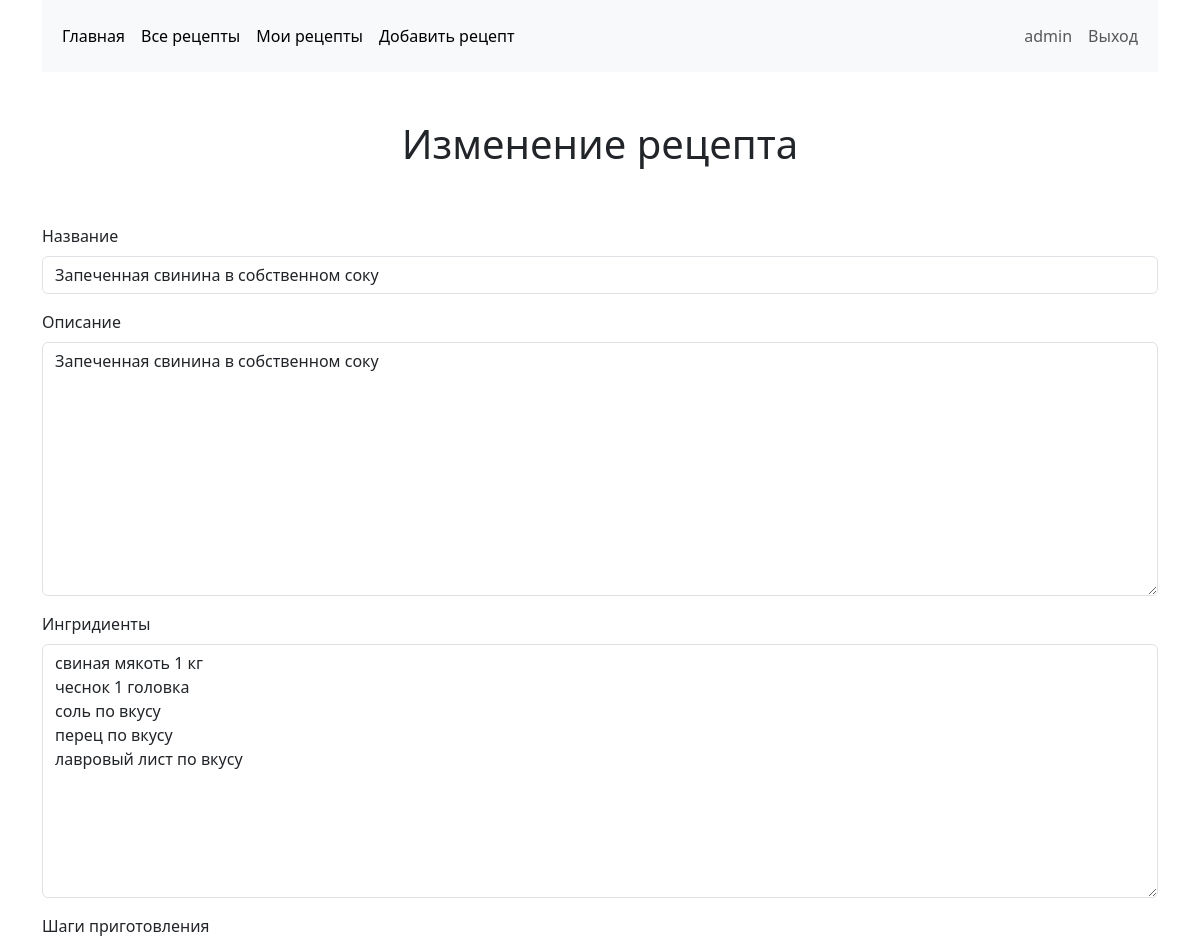
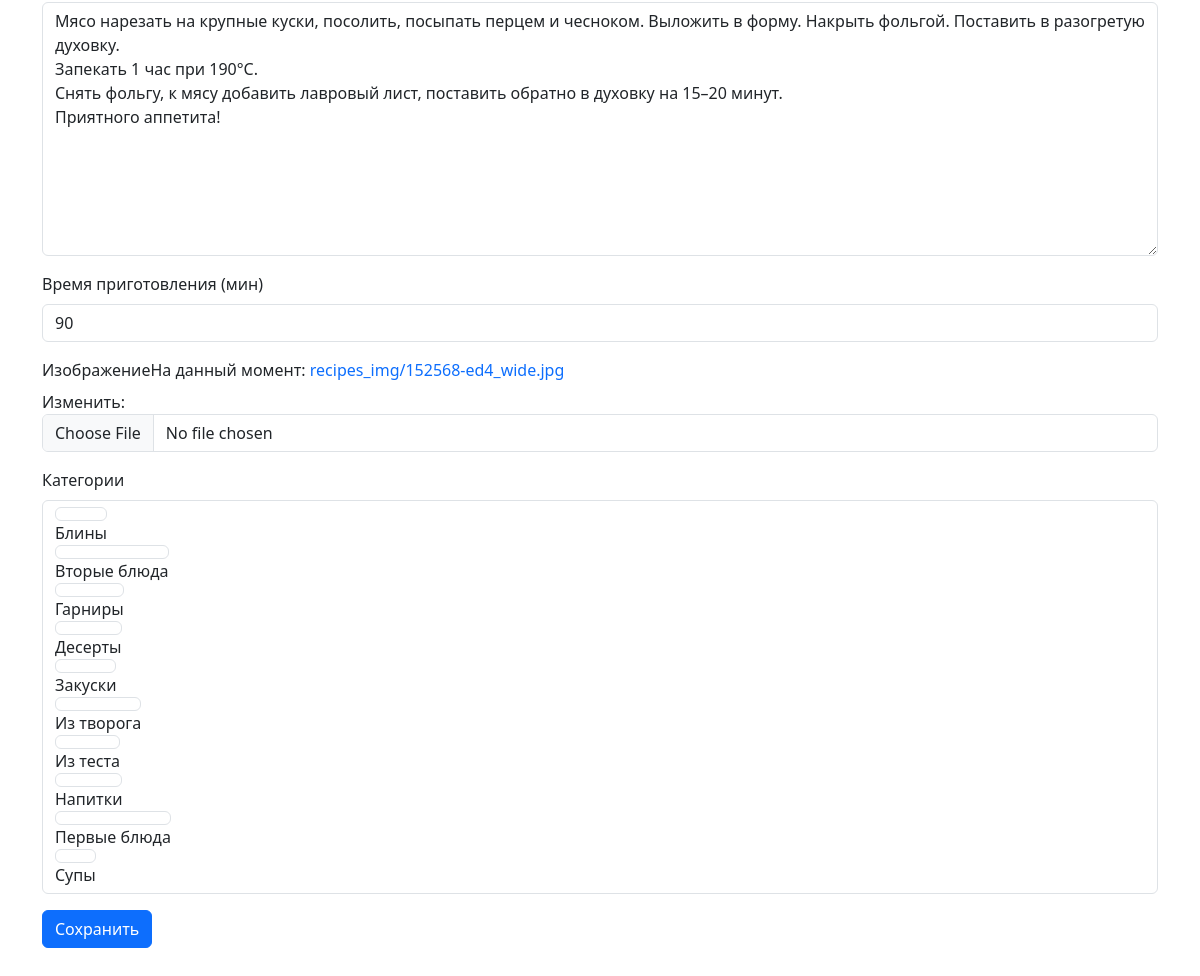
The app's page /recipe/update/6/ (signed in) with its own data (2 pictures, top to bottom).
### user/models.py (models this page shows)
class User(AbstractUser):
    pass

### recipes/models.py (models this page shows, shortened)
class Recipe(models.Model):
    name = models.CharField(verbose_name="Название", max_length=100)
    description = models.TextField(verbose_name="Описание")
    ingredients = models.TextField(verbose_name="Ингридиенты")
    steps = models.TextField(verbose_name="Шаги приготовления")
    time = models.PositiveIntegerField(verbose_name="Время приготовления (мин)")
    image = models.ImageField(verbose_name="Изображение", upload_to='recipes_img/')
    author = models.ForeignKey(AUTH_USER_MODEL, related_name="recipes", on_delete=models.CASCADE, editable=False)
    categories = models.ManyToManyField("Category", verbose_name="Категории", related_name="recipes")
    class Meta:
        ordering = ["name"]
        verbose_name = "Рецепт"
        verbose_name_plural = "Рецепты"

class Category(models.Model):
    name = models.CharField(verbose_name="Название категории", max_length=100)
    class Meta:
        ordering = ["name"]
        verbose_name = "Категория"
        verbose_name_plural = "Категории"
    def __str__(self):
        return self.name

### recipes/views.py (the view)
# urls.py: path('update/<int:recipe_id>/', RecipeUpdateView.as_view(), name='recipe_update'),
class RecipeUpdateView(LoginRequiredMixin, RecipeAuthorCheckMixin, UpdateView):
    form_class = RecipeForm
    model = Recipe
    template_name = 'recipes/recipe_edit.html'
    pk_url_kwarg = 'recipe_id'
    def get_context_data(self, **kwargs):
        context = super().get_context_data(**kwargs)
        context['title'] = 'Изменение рецепта'
        return context

### recipes/forms.py
class RecipeForm(ModelForm):
    class Meta:
        model = Recipe
        fields = "__all__"
        widgets = {'categories': CheckboxSelectMultiple(), }

### recipes/mixins.py (called while the page is built)
    def get_object(self, queryset=None):
        obj = super().get_object(queryset)
        if self.request.user.pk != obj.author_id:
            raise PermissionDenied(f"Вы не автор этого рецепта")
        return obj

### recipes/templates/recipes/recipe_edit.html (shortened to what this page needs)
{% extends "base.html" %}
{% load django_bootstrap5 %}
{% block content %}
<form method="post" class="form" enctype="multipart/form-data">
    {% bootstrap_form form layout='horizontal' enctype='multipart/form-data' %}
    {% bootstrap_button button_type="submit" content="Сохранить" %}
</form>
{% endblock %}

### templates/base.html (shortened to what this page needs)
<!DOCTYPE html>
<html lang="ru">
<head>
    {% load static %}
    <link rel="stylesheet" href="{% static 'css/style.css' %}"/>
    {% load django_bootstrap5 %}
    {% bootstrap_css %}
</head>
<body>
<div class="container">
    <nav class="navbar navbar-expand-lg bg-light">
        <div class="container-fluid">
            <div class="collapse navbar-collapse" id="navbarSupportedContent">
                <ul class="navbar-nav me-auto mb-2 mb-lg-0">
                    <li class="nav-item">
                        <a class="nav-link active" aria-current="page" href="{% url 'home' %}">Главная</a>
                    </li>
                    <li class="nav-item">
                        <a class="nav-link active" aria-current="page" href="{% url 'recipe_list_all' %}">Все
                            рецепты</a>
                    </li>
                    {% if user.is_authenticated %}
                    <li class="nav-item">
                        <a class="nav-link active" aria-current="page" href="{% url 'recipe_list_my' %}">Мои рецепты</a>
                    </li>
                    <li class="nav-item">
                        <a class="nav-link active" aria-current="page" href="{% url 'recipe_create' %}">Добавить
                            рецепт</a>
                    </li>
                    {% endif %}
                </ul>
            </div>
            <div class="navbar" id="navbarRight">
                <ul class="navbar-nav navbar-right">
                    {% if user.is_authenticated %}
                    <li class="nav-item">
                        <div class="nav-link">{{ user.username }}</div>
                    </li>
                    <li class="nav-item">
                        <a class="nav-link" href="{% url 'logout' %}">Выход</a>
                    </li>
                    {% endif %}
                </ul>
            </div>
        </div>
    </nav>
</div>
<div class="container pt-5 pb-5">
    <h1 class="text-center pb-5">{{ title }}</h1>
    {% block content %} Страница в разработке {% endblock %}
</div>
</body>
</html>

### static/css/style.css (style rules this page uses)
a { text-decoration: none !important ; }

### records on screen
User: username "admin"
Recipe: name "Запеченная свинина в собственном соку", description "Запеченная свинина в собственном соку", ingredients "свиная мякоть 1 кг чеснок 1 головка соль по вкусу перец по вкусу лавровый лист по вкусу", steps "Мясо нарезать на крупные куски, посолить, посыпать перцем и чесноком. Выложить в форму. Накрыть фольгой. Поставить в разогретую духовку. Запекать 1 час при 190°C. Снять фольгу, к мясу добавить лавровый лист, поставить обратно в духовку на 15–20 минут. Приятного аппетита!", time "90"

### other values on screen
{{ title }} "Изменение рецепта"
